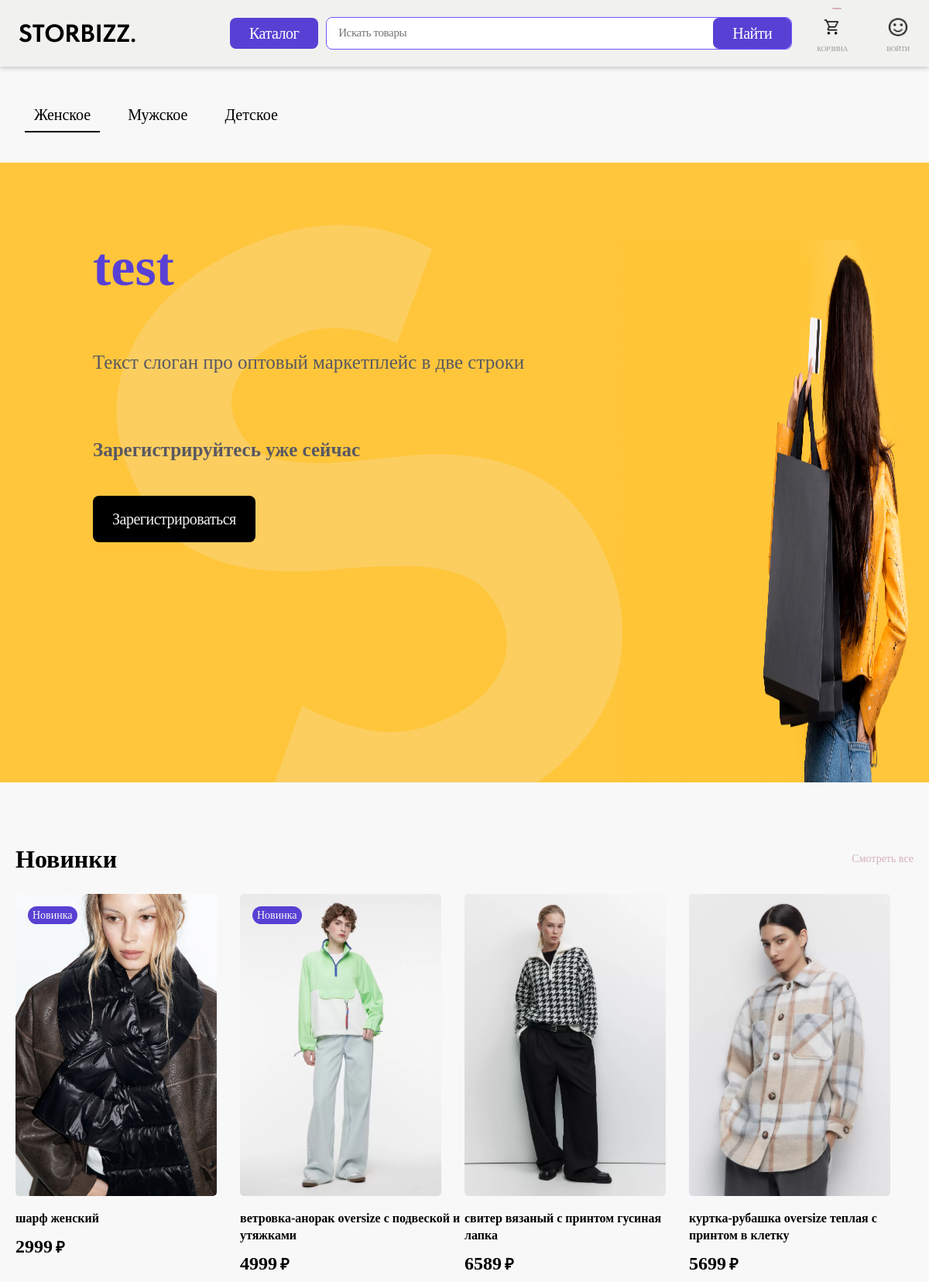
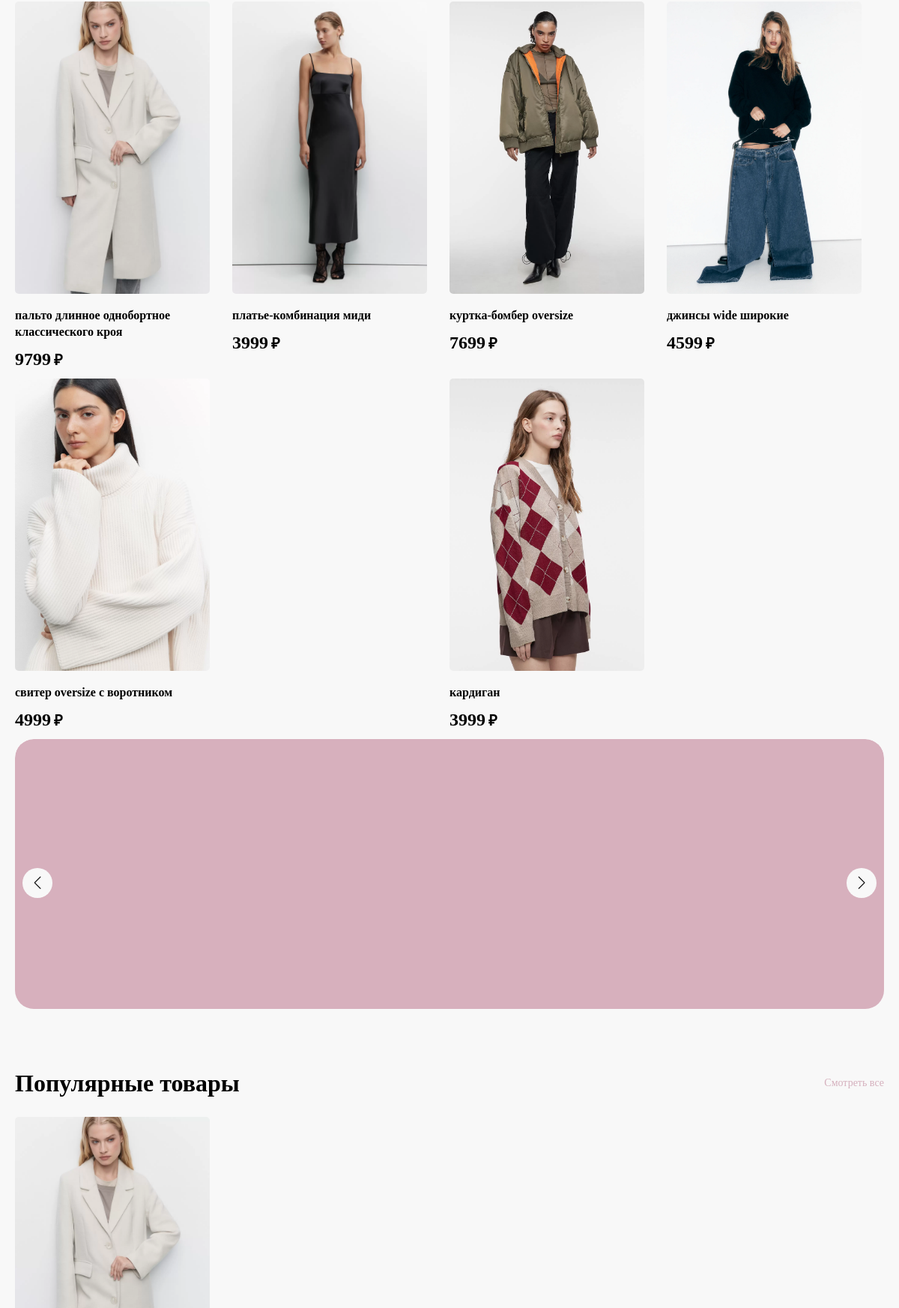
The page / (upper part) on the database its author committed (2 pictures, top to bottom).
### shop/models.py (models this page shows)
class Good(models.Model):
    TYPE_CHOICES = (
        (0, 'Бомберы'),
        (1, 'Ветровки'),
        (2, 'Джинсовые куртки'),
        (3, 'Кожаные куртки'),
        (4, 'Куртки рубашки'),
        (5, 'Пальто'),
        (6, 'Пуховики'),
        (7, 'Тренчи'),
        (8, 'Куртки'),
        (9, 'Водолазки'),
        (10, 'Джемперы'),
        (11, 'Кардиганы'),
        (12, 'Свитеры'),
        (13, 'Джинсы'),
        (14, 'Платья'),
        (15, 'Футболки'),
        (16, 'Худи'),
        (17, 'Брюки'),
        (18, 'Блузы'),
        (19, 'Юбки'),
        (20, 'Пиджаки'),
        (21, 'Шорты'),
        (22, 'Топы и майки'),
        (23, 'Нижнее белье'),
        (24, 'Спортивная одежда'),
        (25, 'Одежда для дома'),
        (26, 'Обувь'),
        (27, 'Аксессуары'),
        (28, 'Жакеты'),
        (29, 'Поло'),
        (30, 'Лонгсливы'),
        (31, 'Толстовки'),
        (32, 'Свитшоты'),
        (33, 'Рубашки'),
    )
    GENDER_CHOICES = (
        (0, 'Мужское'),
        (1, 'Женское'),
        (2, 'Детское'),
    )
    name = models.CharField(max_length=255, verbose_name='наименование', null=True, blank=True)
    image_1 = models.ImageField(upload_to='img/', null=True, blank=True, verbose_name='изображение 1')
    image_2 = models.ImageField(upload_to='img/', null=True, blank=True, verbose_name='изображение 2')
    image_3 = models.ImageField(upload_to='img/', null=True, blank=True, verbose_name='изображение 3')
    image_4 = models.ImageField(upload_to='img/', null=True, blank=True, verbose_name='изображение 4')
    is_new = models.BooleanField(default=False, verbose_name='новинка')
    is_popular = models.BooleanField(default=False, verbose_name='популярный товар')
    price = models.FloatField(verbose_name='цена', null=True, blank=True)
    type = models.IntegerField(verbose_name='тип', null=True, blank=True, choices=TYPE_CHOICES)
    gender = models.IntegerField(verbose_name='пол', null=True, blank=True, choices=GENDER_CHOICES)
    description = models.TextField(verbose_name='описание', null=True, blank=True)
    color = models.CharField(max_length=20, verbose_name='цвет', null=True, blank=True)
    color_code = models.IntegerField(verbose_name='код цвета', null=True, blank=True)
    article = models.CharField(max_length=20, verbose_name='артикул', null=True, blank=True)
    material = models.TextField(verbose_name='состав', null=True, blank=True)
    recommendation = models.TextField(verbose_name='рекомендации', null=True, blank=True)
    goods = models.ManyToManyField('Cart', through='CartGood')

### shop/views.py (the view)
# urls.py: path('', GoodsList.as_view(), name='home'),
class GoodsList(ListView):
    model = Good
    template_name = 'src/home.html'
    context_object_name = 'goods'
    def get_queryset(self):
        queryset = {'new_female': Good.objects.filter(gender=1).order_by('-is_new', '-id')[:12],
                    'top_female': Good.objects.filter(is_popular=True, gender=1)[:12],
                    'new_male': Good.objects.filter(gender='0').order_by('-is_new', '-id')[:12],
                    'top_male': Good.objects.filter(is_popular=True, gender='0')[:12],
                    'new_children': Good.objects.filter(gender='2').order_by('-is_new', '-id')[:12],
                    'top_children': Good.objects.filter(is_popular=True, gender='2')[:12],
                    }
        return queryset

### templates/src/home.html (shortened to what this page needs)
{% extends './main.html' %}
{% load static %}
{% block content %}
      <main class="content">
         <div class="header__bottom container">
            <ul class="header__bottom-menu">
               <li><a class="header__bottom-link header__bottom-link-active _tabs-item _active" href="#">Женское</a>
               </li>
               <li><a class="header__bottom-link _tabs-item" href="#">Мужское</a></li>
               <li><a class="header__bottom-link _tabs-item" href="#">Детское</a></li>
            </ul>
         </div>
       <div class="content-item  _tabs-block _active">
            <div class="page">
               <div class="page__content">
                  <div class="page__products products-page">
                     <div class="page__preview preview-page">
                        <div class="preview-page__container container">
                           <div class="preview-page__information">
                              <div class="preview-page__s"><img src="{% static 'img/img/s.png' %}" alt=""></div>
                              <div class="preview-page__information-content">
                                 <div class="preview-page__subtitle">
                                    test
                                 </div>
                                 <div class="preview-page__text">Текст слоган про оптовый маркетплейс
                                    в две строки</div>
                                 <div class="preview-page__title">Зарегистрируйтесь уже сейчас</div>
                                 <button type="submit"
                                    class="preview-page__btn btn  btn-input">Зарегистрироваться</button>
                              </div>
                           </div>
                           <div class="preview-page__picture">
                              <div class="preview-page__image "><img src="{% static 'img/img/preview.png' %}" alt=""></div>
                           </div>
                        </div>
                     </div>
                     <div class="page__products products-block">
                        <div class="products-block__container container">
                           <div class="products-block__content">
                              <div class="products-block__top">
                                 <div class="products-block__title title">Новинки</div>
                                 <button type="submit" class="products-block__btn">Смотреть все</button>
                              </div>
                              <div class="products-block__goods">
{% for good in goods.new_female %}
<a href="{% url 'shop:good' good.id %}" class="card-product">
   {% if good.is_new %}
   <div class="card-product__labels">
      <div class="card-product__label">Новинка</div>
   </div>
   {% endif %}
   <div class="card-product__slider items-slider items-slider-1">
      <div class="card-product__body items-slider__body-1 _swiper">
         <div class="card-product__slide">
            <div class="card-product__image  ibg">
               <img src="{{ good.image_1.url }}" alt="#">
            </div>
         </div>
      </div>
   </div>
   <div class="card-product__name">{{ good.name }}</div>
   <div class="card-product__price"> <span class="card-product__count rub">{{ good.price|floatformat:0 }}</span>
   </div>
</a>
{% endfor %}
                              </div>
                           </div>
                        </div>
                     </div>
                     <div class="page__banner banner-block">
                        <div class="banner-block__container container">
                           <div class="banner-block__slider  mainslider">
                              <div class="banner-block__body mainslider__body _swiper">
                                 <div class="banner-block__slide mainslider__slide">
                                    <div class="banner-block__image mainslider__image ibg">
                                    </div>
                                 </div>
                              </div>
                              <div class="swiper-button-next banner-block-next"></div>
                              <div class="swiper-button-prev banner-block-prev"></div>
                           </div>
                        </div>
                     </div>
                     <div class="page__products products-block">
                        <div class="products-block__container container">
                           <div class="products-block__content">
                              <div class="products-block__top">
                                 <div class="products-block__title title">Популярные товары</div>
                                 <button type="submit" class="products-block__btn">Смотреть все</button>
                              </div>
                              <div class="products-block__goods">
{% for good in goods.top_female %}
<a href="{% url 'shop:good' good.id %}" class="card-product">
   <div class="card-product__slider items-slider items-slider-1">
      <div class="card-product__body items-slider__body-1 _swiper">
         <div class="card-product__slide">
            <div class="card-product__image  ibg">
               <img src="{{ good.image_1.url }}" alt="#">
            </div>
         </div>
      </div>
   </div>
</a>
{% endfor %}
                              </div>
                           </div>
                        </div>
                     </div>
                  </div>
               </div>
            </div>
         </div>
      </main>
{% endblock content %}

### rows shown on the page
Good: is_new "Новинка", image_1 (picture), name "шарф женский", price "2999"
Good: is_new "Новинка", image_1 (picture), name "ветровка-анорак oversize с подвеской и утяжками", price "4999"
Good: image_1 (picture), name "свитер вязаный с принтом гусиная лапка", price "6589"
Good: image_1 (picture), name "куртка-рубашка oversize теплая с принтом в клетку", price "5699"
Good: image_1 (picture), name "пальто длинное однобортное классического кроя", price "9799"
Good: image_1 (picture), name "платье-комбинация миди", price "3999"
Good: image_1 (picture), name "куртка-бомбер oversize", price "7699"
Good: image_1 (picture), name "джинсы wide широкие", price "4599"
Good: image_1 (picture), name "свитер oversize с воротником", price "4999"
Good: image_1 (picture), name "кардиган", price "3999"
